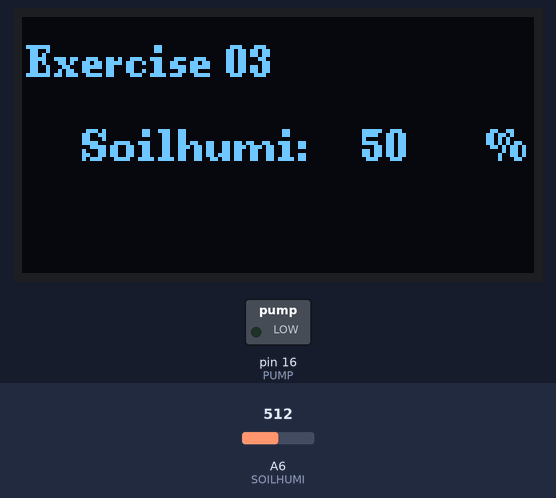
A sketch run on a simulated Arduino Nano, built with avr-gcc and run on an emulated ATmega328P. On the bench: 128×64 one-colour display, switched loads named in the sketch (green lamp = pin HIGH). Inputs (shaded band) come from the test bench; at power-on: A6 (SOILHUMI) = 512.

Above: at 1.2 s.
1.3 s: A6 (SOILHUMI) set to 703
At 2.0 s:
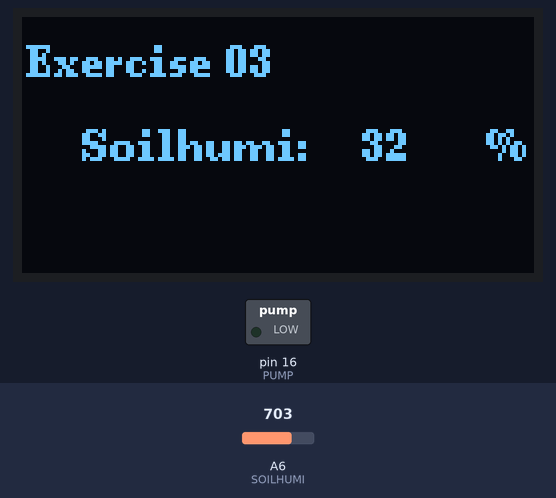
2.8 s: A6 (SOILHUMI) set to 733
At 3.6 s:
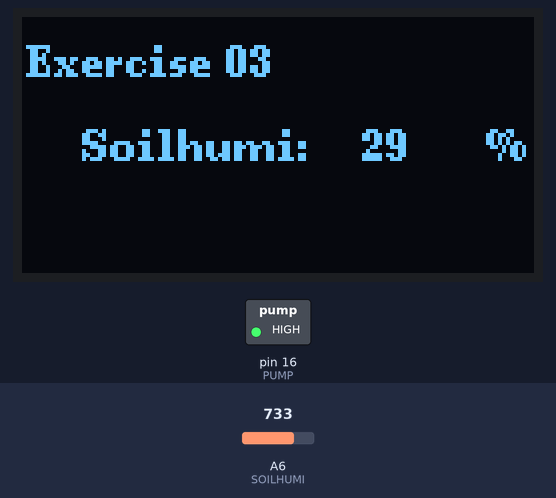
4.3 s: A6 (SOILHUMI) set to 716
At 5.2 s:
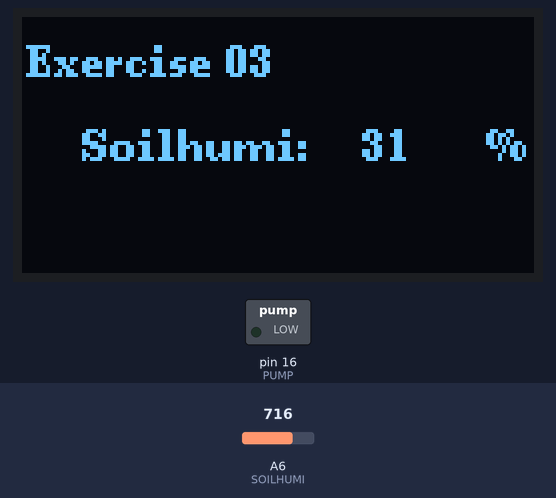
Timing chart, 0 to 7.3 s (numbered marks = the images above; inputs shaded):
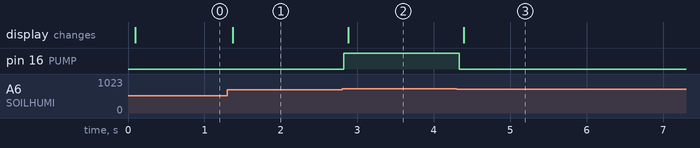

Measured:
- the behaviour switches between 716 and 717 on A6 (SOILHUMI) (found by bisection; images 1 and 2)
- after the input at 1.3 s, the display: changes after 0.07 s (image 1)
- after the input at 2.8 s, pin 16 (PUMP): LOW → HIGH at once; the display: changes after 0.08 s (image 2)
- after the input at 4.3 s, pin 16 (PUMP): HIGH → LOW at once; the display: changes after 0.09 s (image 3)

The sketch:

day02_exercise03.ino
```cpp
#include <U8g2lib.h>
U8G2_SH1106_128X64_NONAME_F_HW_I2C u8g2(U8G2_R0, /* reset=*/U8X8_PIN_NONE);

#define SOILHUMI A6
#define PUMP 16

int Soilhumi = 0;

void setup(){
    u8g2.begin();
    pinMode(SOILHUMI, INPUT);
    pinMode(PUMP, OUTPUT);
}

void loop(){
    Soilhumi = map(analogRead(SOILHUMI), 0, 1023, 100, 0);

    if (isnan(Soilhumi))
    {
        Serial.println(F("Failed to read from DHT sensor!"));
        return;
    }

    if (Soilhumi <= 30) {
        digitalWrite(PUMP, HIGH);
    }
    else if (Soilhumi >= 60) {
        digitalWrite(PUMP, LOW);
    }
    else { // Test를 수월하게 하기 위해 (30 < Soilhumi < 60)일때 OFF 동작
        digitalWrite(PUMP, LOW);
    }

    OLEDdraw();
}

void OLEDdraw()
{
    u8g2.clearBuffer();

    u8g2.setFont(u8g2_font_ncenB08_te);
    u8g2.drawStr(1, 15, "Exercise 03");

    u8g2.drawStr(15, 36, "Soilhumi:");
    u8g2.setCursor(85, 36);
    u8g2.print(Soilhumi);
    u8g2.drawStr(116, 36, "%");

    u8g2.sendBuffer();
}
```
